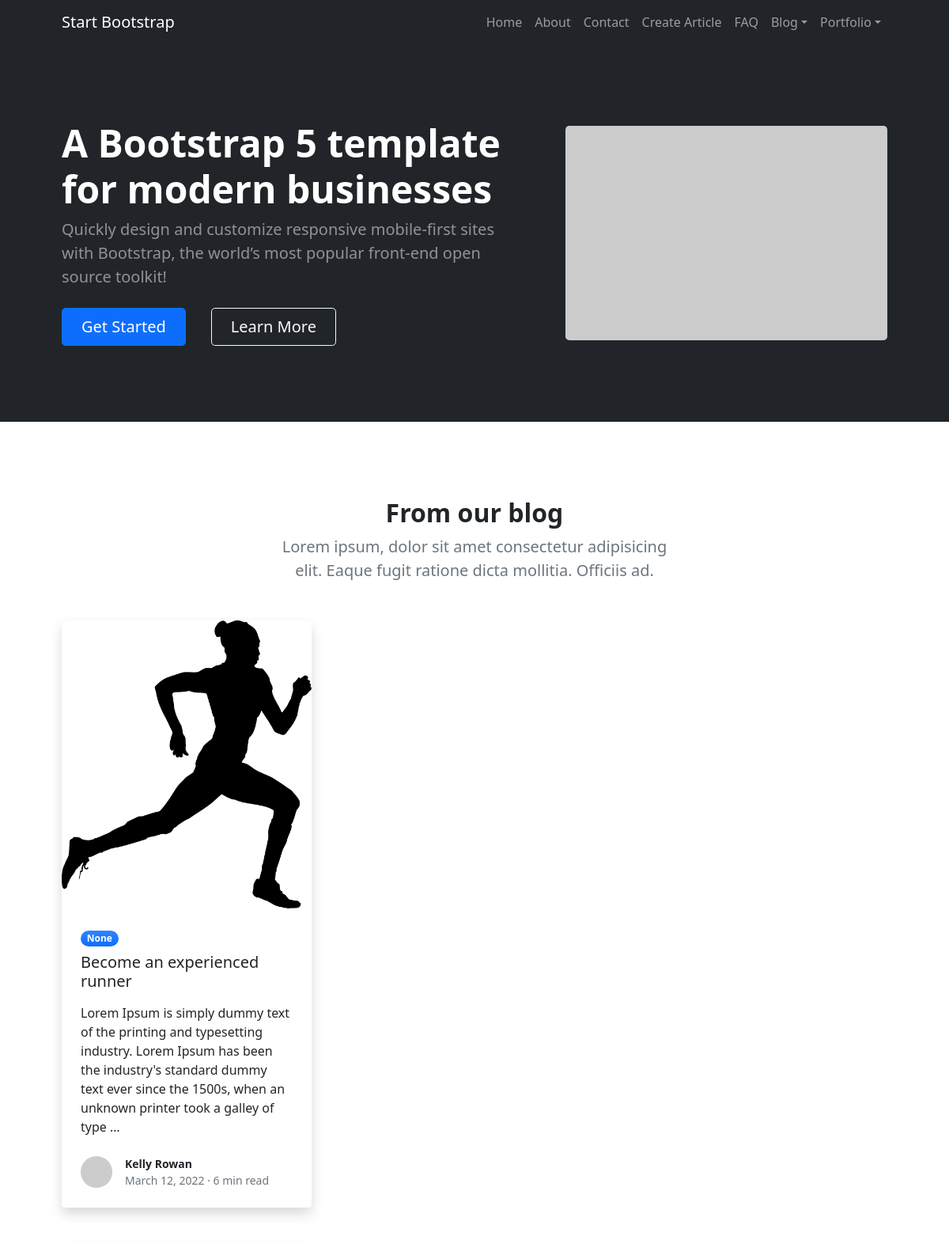
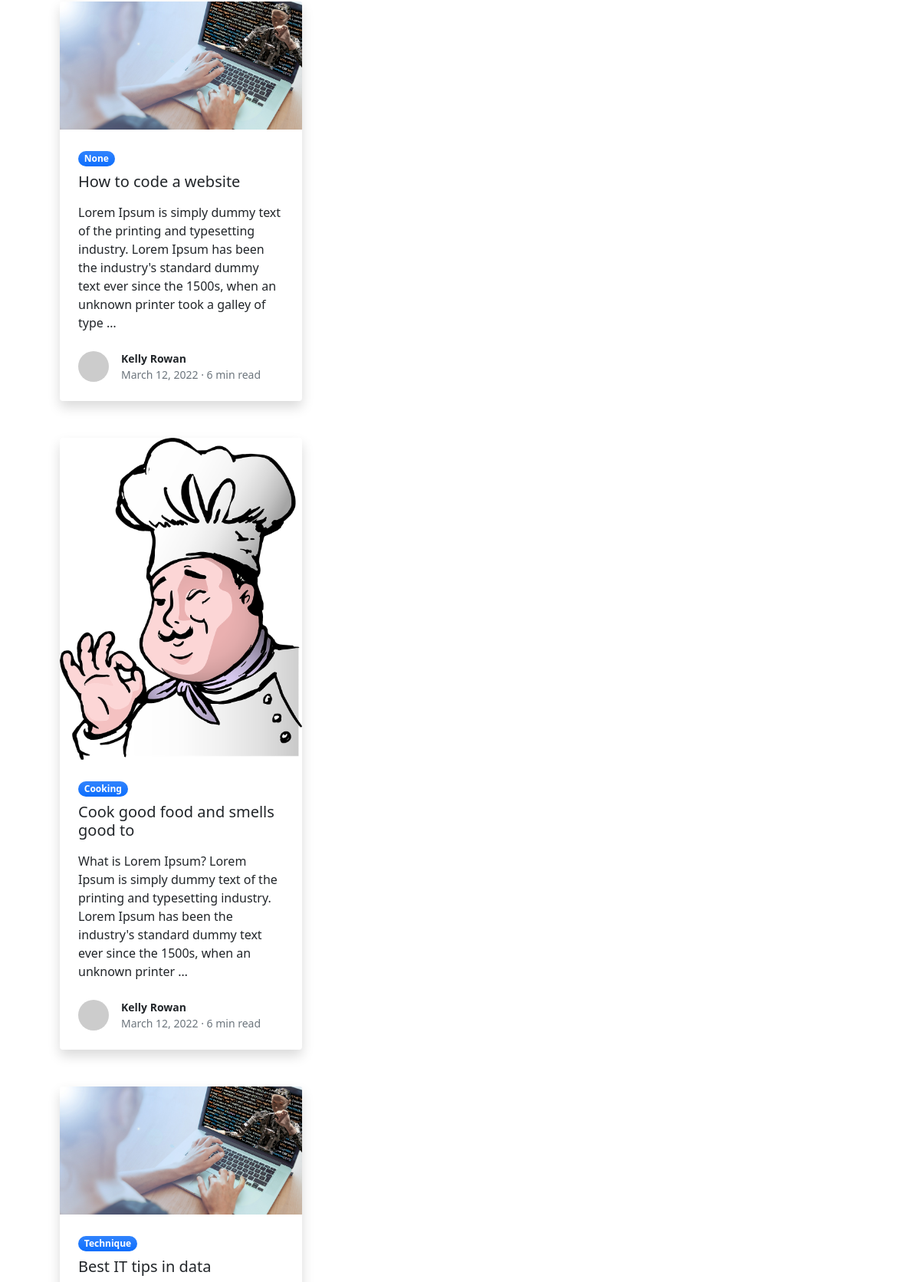
The page / (upper part) on the database its author committed (2 pictures, top to bottom).
### news/models.py (models this page shows, shortened)
class Post(models.Model):
    title = models.CharField(max_length=500)
    image= models.ImageField(upload_to='img/')
    body = RichTextField()
    post_id = models.UUIDField(default=uuid.uuid4, primary_key=True, unique=True, editable=False)
    created = models.DateTimeField(auto_now_add=True)
    modified = models.DateTimeField(auto_now=True)
    slug = models.SlugField()
    category = models.ForeignKey('Category', on_delete=models.SET_NULL, blank=True, null=True)

class Category(models.Model):
    title = models.CharField(max_length=100)
    category_id = models.UUIDField(default=uuid.uuid4, primary_key=True, unique=True, editable=False)
    slug = models.SlugField()
    def __str__(self):
        return self.title

### news/views.py (the view)
# urls.py: path('', views.index, name = 'index'),
def index(request):
    posts = Post.objects.all()
    context = {'posts': posts}
    return render(request, 'news/index.html', context)

### news/templates/news/index.html (shortened to what this page needs)
{% extends 'base.html' %}
{% block content %}
<header class="bg-dark py-5">
    <div class="container px-5">
        <div class="row gx-5 align-items-center justify-content-center">
            <div class="col-lg-8 col-xl-7 col-xxl-6">
                <div class="my-5 text-center text-xl-start">
                    <h1 class="display-5 fw-bolder text-white mb-2">A Bootstrap 5 template for modern businesses</h1>
                    <p class="lead fw-normal text-white-50 mb-4">Quickly design and customize responsive mobile-first sites with Bootstrap, the world’s most popular front-end open source toolkit!</p>
                    <div class="d-grid gap-3 d-sm-flex justify-content-sm-center justify-content-xl-start">
                        <a class="btn btn-primary btn-lg px-4 me-sm-3" href="#features">Get Started</a>
                        <a class="btn btn-outline-light btn-lg px-4" href="#!">Learn More</a>
                    </div>
                </div>
            </div>
            <div class="col-xl-5 col-xxl-6 d-none d-xl-block text-center"><img class="img-fluid rounded-3 my-5" src="https://dummyimage.com/600x400/343a40/6c757d" alt="..." /></div>
        </div>
    </div>
</header>
<section class="py-5">
    <div class="container px-5 my-5">
        <div class="row gx-5 justify-content-center">
            <div class="col-lg-8 col-xl-6">
                <div class="text-center">
                    <h2 class="fw-bolder">From our blog</h2>
                    <p class="lead fw-normal text-muted mb-5">Lorem ipsum, dolor sit amet consectetur adipisicing elit. Eaque fugit ratione dicta mollitia. Officiis ad.</p>
                </div>
            </div>
        </div>
        <div class="row gx-5">
            {% for post in posts %}
            <div class="col-lg-4 mb-5">
                <a class="text-decoration-none link-dark stretched-link" href=" {% url 'detail' post.slug %} ">
                <div class="card h-100 shadow border-0">
                    <img class="card-img-top" src="{{post.image.url}}" alt="..." />
                    <div class="card-body p-4">
                        <div class="badge bg-primary bg-gradient rounded-pill mb-2">{{post.category}}</div>
                        <h5 class="card-title mb-3">{{post.title}}</h5>
                        <p class="card-text mb-0">{{post.body|safe|truncatechars:200}}</p>
                    </div>
                    <div class="card-footer p-4 pt-0 bg-transparent border-top-0">
                        <div class="d-flex align-items-end justify-content-between">
                            <div class="d-flex align-items-center">
                                <img class="rounded-circle me-3" src="https://dummyimage.com/40x40/ced4da/6c757d" alt="..." />
                                <div class="small">
                                    <div class="fw-bold">Kelly Rowan</div>
                                    <div class="text-muted">March 12, 2022 &middot; 6 min read</div>
                                </div>
                            </div>
                        </div>
                    </div>
                </div>
            </div>
         {% endfor %}
        </div>
    </div>
</section>
</main>
{% endblock %}

### templates/base.html (shortened to what this page needs)
<!DOCTYPE html>
{% load static %}
<html lang="en">
    <head>
        <link href="https://cdn.jsdelivr.net/npm/bootstrap-icons@1.5.0/font/bootstrap-icons.css" rel="stylesheet" />
        <link href="{% static 'css/styles.css' %}" rel="stylesheet" />
    </head>
    <body class="d-flex flex-column h-100">
        <main class="flex-shrink-0">
            <nav class="navbar navbar-expand-lg navbar-dark bg-dark">
                <div class="container px-5">
                    <a class="navbar-brand" href="{% url 'index' %}">Start Bootstrap</a>
                    <div class="collapse navbar-collapse" id="navbarSupportedContent">
                        <ul class="navbar-nav ms-auto mb-2 mb-lg-0">
                            <li class="nav-item"><a class="nav-link" href="index.html">Home</a></li>
                            <li class="nav-item"><a class="nav-link" href="about.html">About</a></li>
                            <li class="nav-item"><a class="nav-link" href="contact.html">Contact</a></li>
                            <li class="nav-item"><a class="nav-link" href=" {% url 'create' %} ">Create Article</a></li>
                            <li class="nav-item"><a class="nav-link" href="faq.html">FAQ</a></li>
                            <li class="nav-item dropdown">
                                <a class="nav-link dropdown-toggle" id="navbarDropdownBlog" href="#" role="button" data-bs-toggle="dropdown" aria-expanded="false">Blog</a>
                            </li>
                            <li class="nav-item dropdown">
                                <a class="nav-link dropdown-toggle" id="navbarDropdownPortfolio" href="#" role="button" data-bs-toggle="dropdown" aria-expanded="false">Portfolio</a>
                            </li>
                        </ul>
                    </div>
                </div>
            </nav>
            {% block content %}{% endblock %}
        </body>
    </html>

### rows shown on the page
Post: image (picture), category "None", title "Become an experienced runner", body "Lorem Ipsum is simply dummy text of the printing and typesetting industry. Lorem Ipsum has been the industry's standard dummy text ever since the 1500s, when an unknown printer took a galley of type …"
Post: image (picture), category "None", title "How to code a website", body "Lorem Ipsum is simply dummy text of the printing and typesetting industry. Lorem Ipsum has been the industry's standard dummy text ever since the 1500s, when an unknown printer took a galley of type …"
Post: image (picture), category "Cooking", title "Cook good food and smells good to", body "What is Lorem Ipsum? Lorem Ipsum is simply dummy text of the printing and typesetting industry. Lorem Ipsum has been the industry's standard dummy text ever since the 1500s, when an unknown printer …"
Post: image (picture), category "Technique", title "Best IT tips in data"
